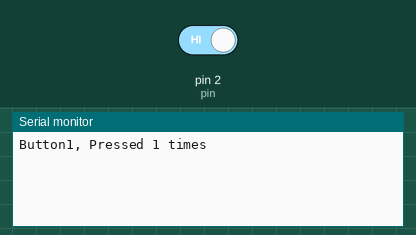
This sketch was run on a simulated Arduino Uno, built with avr-gcc and run on an emulated ATmega328P. On the bench: the last lines printed to the serial monitor. Inputs (shaded band) come from the test bench; at power-on: pin 2 (pin) HIGH.

Above: at 1.2 s.
1.3 s: pin 2 (pin) driven LOW
At 1.7 s:
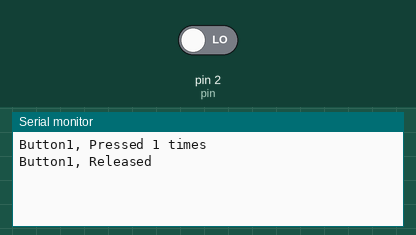
2.8 s: pin 2 (pin) driven HIGH
At 4.0 s:
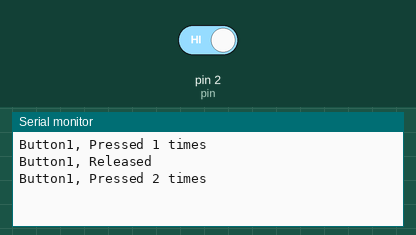

Measured:
- after the input at 1.3 s, the serial monitor: prints a new line at once (image 1)
- after the input at 2.8 s, the serial monitor: prints a new line at once (image 2)

The sketch:

Oppgave2b.ino
```cpp
struct Button
{
    int pin;
    // true for pulldown, false for pullup
    bool pulldown;

    bool state = false;
    bool prevState = false;
    bool pressed = false;
    bool released = false;
    int timesPressed = 0;

    void update()
    {
        if (pulldown)
            state = digitalRead(pin);
        else
            state = !digitalRead(pin);

        pressed = state && !prevState;
        released = !state && prevState;
        prevState = state;

        if (pressed)
        {
            timesPressed++;
        }
    }
};

Button button1;

void setup()
{
    Serial.begin(9600);

    button1.pin = 2;
    button1.pulldown = true;

    pinMode(button1.pin, INPUT);
}

void loop()
{
    button1.update();

    if (button1.pressed)
    {
        Serial.print("Button1, Pressed ");
        Serial.print(button1.timesPressed);
        Serial.println(" times");
    }

    if (button1.released)
    {
        Serial.println("Button1, Released");
    }
}
```
